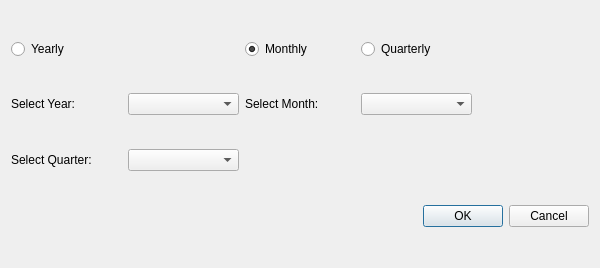
<?xml version="1.0" encoding="UTF-8"?>
<ui version="4.0">
 <class>PrintStatement</class>
 <widget class="QDialog" name="PrintStatement">
  <property name="geometry">
   <rect>
    <x>0</x>
    <y>0</y>
    <width>600</width>
    <height>268</height>
   </rect>
  </property>
  <property name="windowTitle">
   <string>Print Statement</string>
  </property>
  <layout class="QGridLayout" name="gridLayout">
   <item row="0" column="2">
    <widget class="QRadioButton" name="monthly">
     <property name="text">
      <string>Monthly</string>
     </property>
     <property name="checked">
      <bool>true</bool>
     </property>
    </widget>
   </item>
   <item row="0" column="3" colspan="2">
    <widget class="QRadioButton" name="quaterly">
     <property name="text">
      <string>Quarterly</string>
     </property>
    </widget>
   </item>
   <item row="1" column="1">
    <widget class="QComboBox" name="select_year"/>
   </item>
   <item row="1" column="3">
    <widget class="QComboBox" name="select_month"/>
   </item>
   <item row="1" column="0">
    <widget class="QLabel" name="label">
     <property name="text">
      <string>Select Year:</string>
     </property>
    </widget>
   </item>
   <item row="1" column="2">
    <widget class="QLabel" name="label_2">
     <property name="text">
      <string>Select Month:</string>
     </property>
    </widget>
   </item>
   <item row="3" column="3" colspan="2">
    <widget class="QDialogButtonBox" name="buttonBox">
     <property name="orientation">
      <enum>Qt::Horizontal</enum>
     </property>
     <property name="standardButtons">
      <set>QDialogButtonBox::Cancel|QDialogButtonBox::Ok</set>
     </property>
    </widget>
   </item>
   <item row="0" column="0">
    <widget class="QRadioButton" name="yearly">
     <property name="text">
      <string>Yearly</string>
     </property>
    </widget>
   </item>
   <item row="2" column="0">
    <widget class="QLabel" name="label_3">
     <property name="text">
      <string>Select Quarter:</string>
     </property>
    </widget>
   </item>
   <item row="2" column="1">
    <widget class="QComboBox" name="select_quarter"/>
   </item>
  </layout>
 </widget>
 <resources/>
 <connections>
  <connection>
   <sender>buttonBox</sender>
   <signal>accepted()</signal>
   <receiver>PrintStatement</receiver>
   <slot>accept()</slot>
   <hints>
    <hint type="sourcelabel">
     <x>248</x>
     <y>254</y>
    </hint>
    <hint type="destinationlabel">
     <x>157</x>
     <y>274</y>
    </hint>
   </hints>
  </connection>
  <connection>
   <sender>buttonBox</sender>
   <signal>rejected()</signal>
   <receiver>PrintStatement</receiver>
   <slot>reject()</slot>
   <hints>
    <hint type="sourcelabel">
     <x>316</x>
     <y>260</y>
    </hint>
    <hint type="destinationlabel">
     <x>286</x>
     <y>274</y>
    </hint>
   </hints>
  </connection>
 </connections>
</ui>
